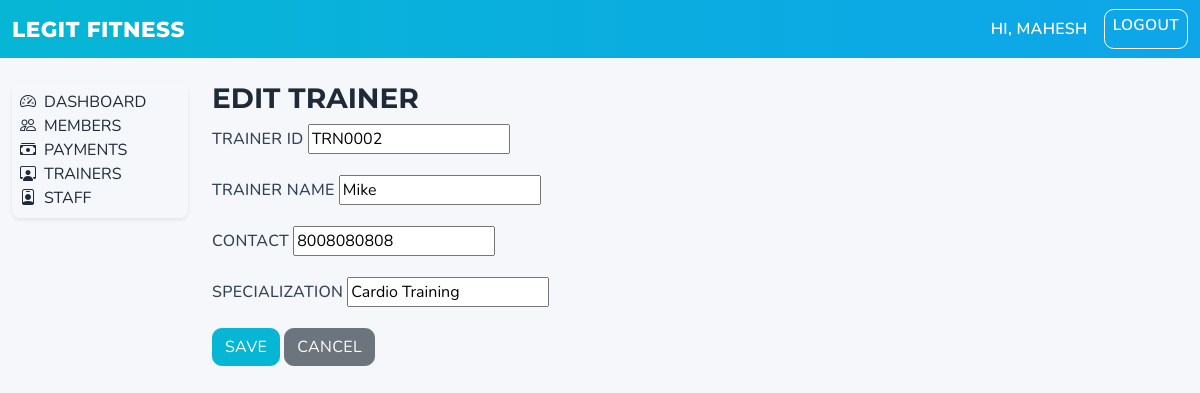
/trainers/3/edit/ (signed in), run on an earlier commit of the app's database.
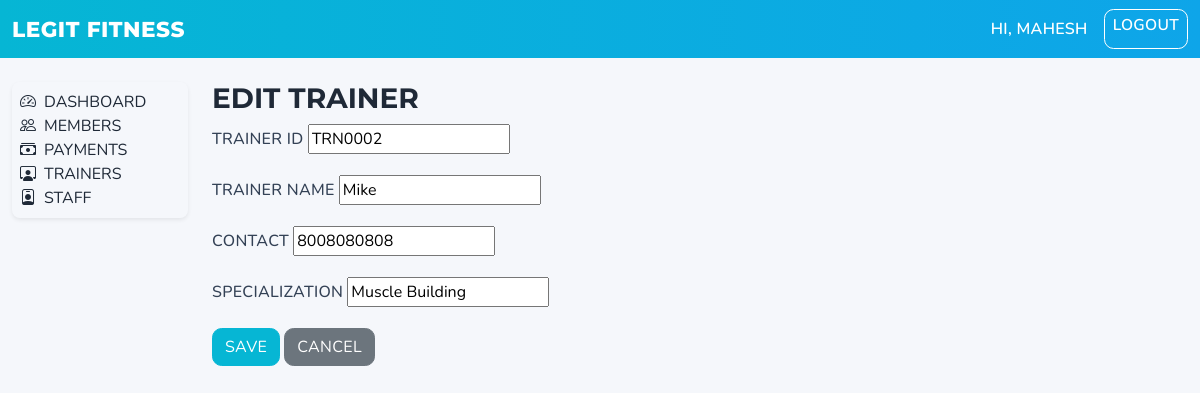
And on a later commit of the database.
### trainers/models.py (models this page shows, shortened)
class Trainer(models.Model):
    employee_id = models.CharField(max_length=20, null=True, blank=True)
    first_name = models.CharField(max_length=100)
    last_name = models.CharField(max_length=100, blank=True)
    address = models.TextField(blank=True)
    contact = models.CharField(max_length=20, blank=True)
    specialization = models.CharField(max_length=100, blank=True)
    date_of_joining = models.DateField()
    position = models.PositiveIntegerField(default=0, db_index=True)
    class Meta:
        ordering = ["position", "first_name", "last_name"]
        constraints = [
            models.UniqueConstraint(
                fields=["employee_id"],
                name="unique_trainer_employee_id_when_set",
                condition=Q(employee_id__isnull=False) & ~Q(employee_id=""),
            )
        ]

### trainers/views.py (the view, shortened to what this page needs)
# urls.py: path("<int:pk>/edit/", TrainerUpdateView.as_view(), name="edit"),
class TrainerUpdateView(LoginRequiredMixin, UpdateView):
    model = Trainer
    form_class = TrainerForm
    template_name = "trainers/form.html"

### trainers/forms.py (shortened to what this page needs)
class TrainerForm(forms.ModelForm):
    name = forms.CharField(max_length=200, label="Trainer Name")
    class Meta:
        model = Trainer
        fields = [
            "employee_id",
            "name",
            "contact",
            "specialization",
        ]
    def __init__(self, *args, **kwargs):
        super().__init__(*args, **kwargs)
        if self.instance and (self.instance.first_name or self.instance.last_name):
            full_name = f"{self.instance.first_name} {self.instance.last_name}".strip()
            self.fields["name"].initial = full_name

### templates/trainers/form.html (shortened to what this page needs)
{% extends 'base.html' %}
{% block body_class %}theme-trainers{% endblock %}
{% block content %}
  <h3 class="text-uppercase">{% if object %}Edit Trainer{% else %}Add Trainer{% endif %}</h3>
  <form method="post" novalidate class="text-uppercase">
    <div class="mb-3">
      <label for="id_employee_id" class="form-label">Trainer ID</label>
      {{ form.employee_id }}
    </div>
    <div class="mb-3">
      <label for="id_name" class="form-label">Trainer Name</label>
      {{ form.name }}
    </div>
    <div class="mb-3">
      <label for="id_contact" class="form-label">Contact</label>
      {{ form.contact }}
    </div>
    <div class="mb-3">
      <label for="id_specialization" class="form-label">Specialization</label>
      {{ form.specialization }}
    </div>
    <button type="submit" class="btn btn-primary">Save</button>
    <a href="{% url 'trainers:list' %}" class="btn btn-secondary">Cancel</a>
  </form>
{% endblock %}

What changed in the data, as far as the page shows it:
changed Trainer "TRN0002": specialization "Cardio Training" → "Muscle Building"
